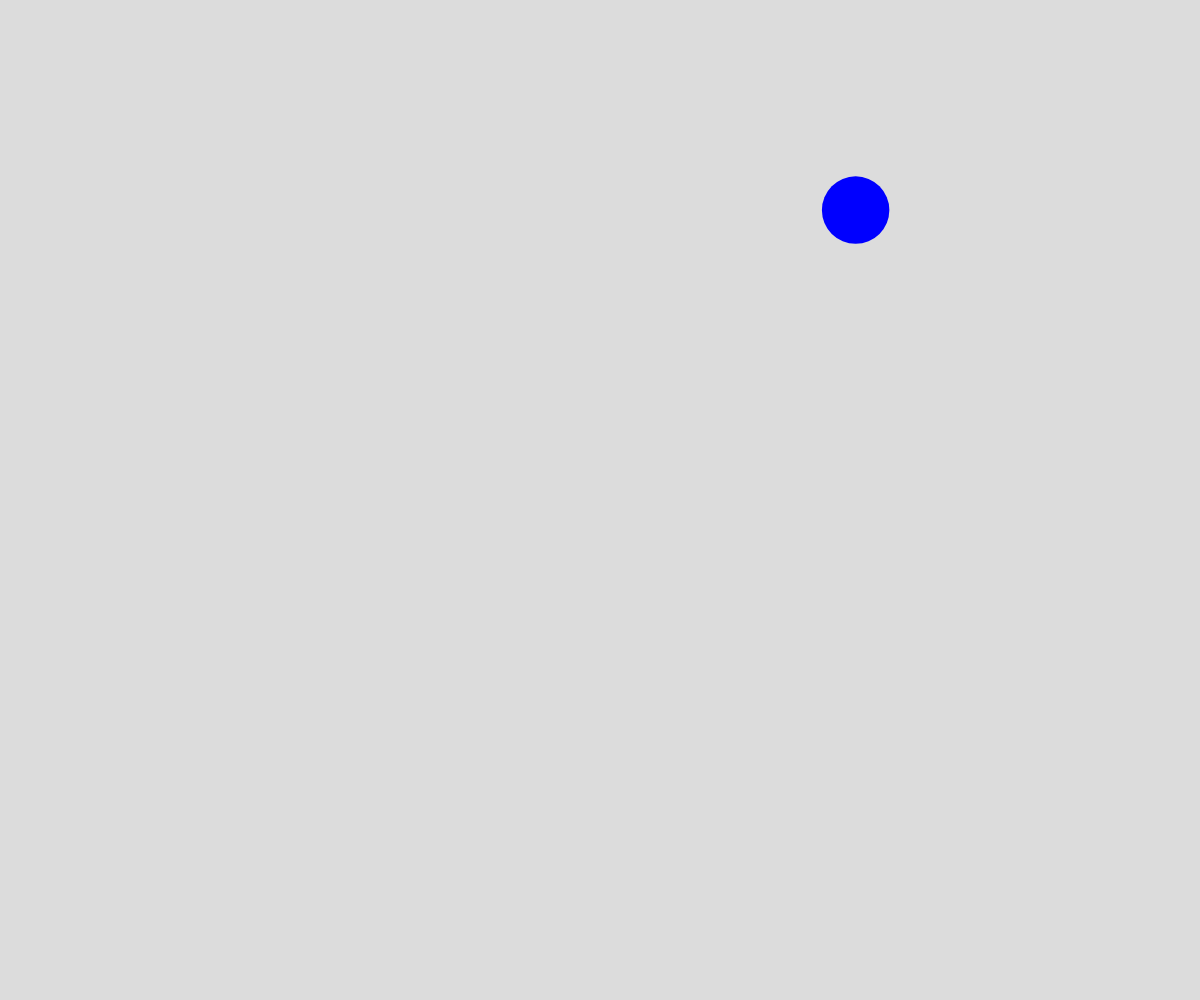
Frame 1 (no input)
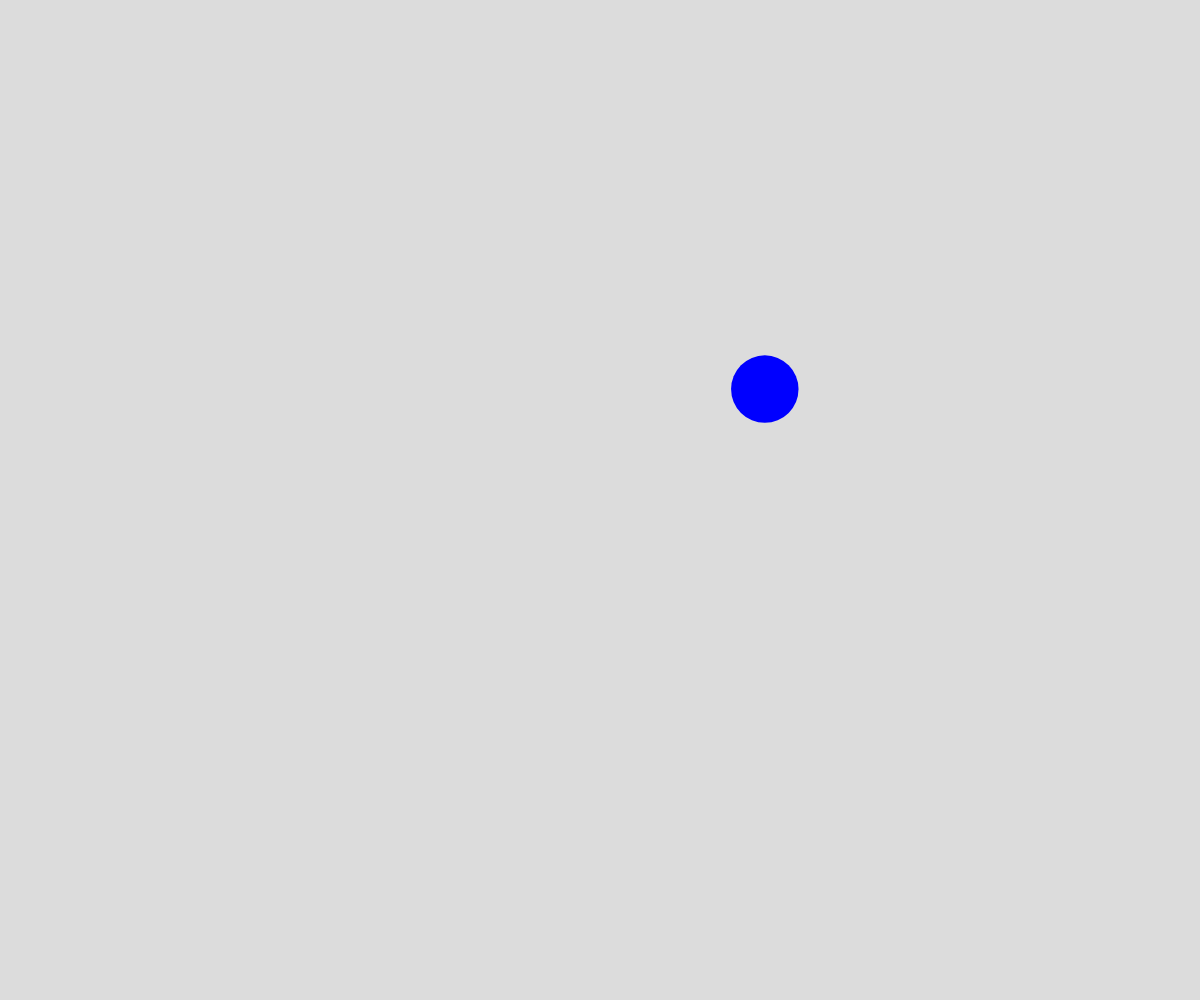
Frame 60 (no input)
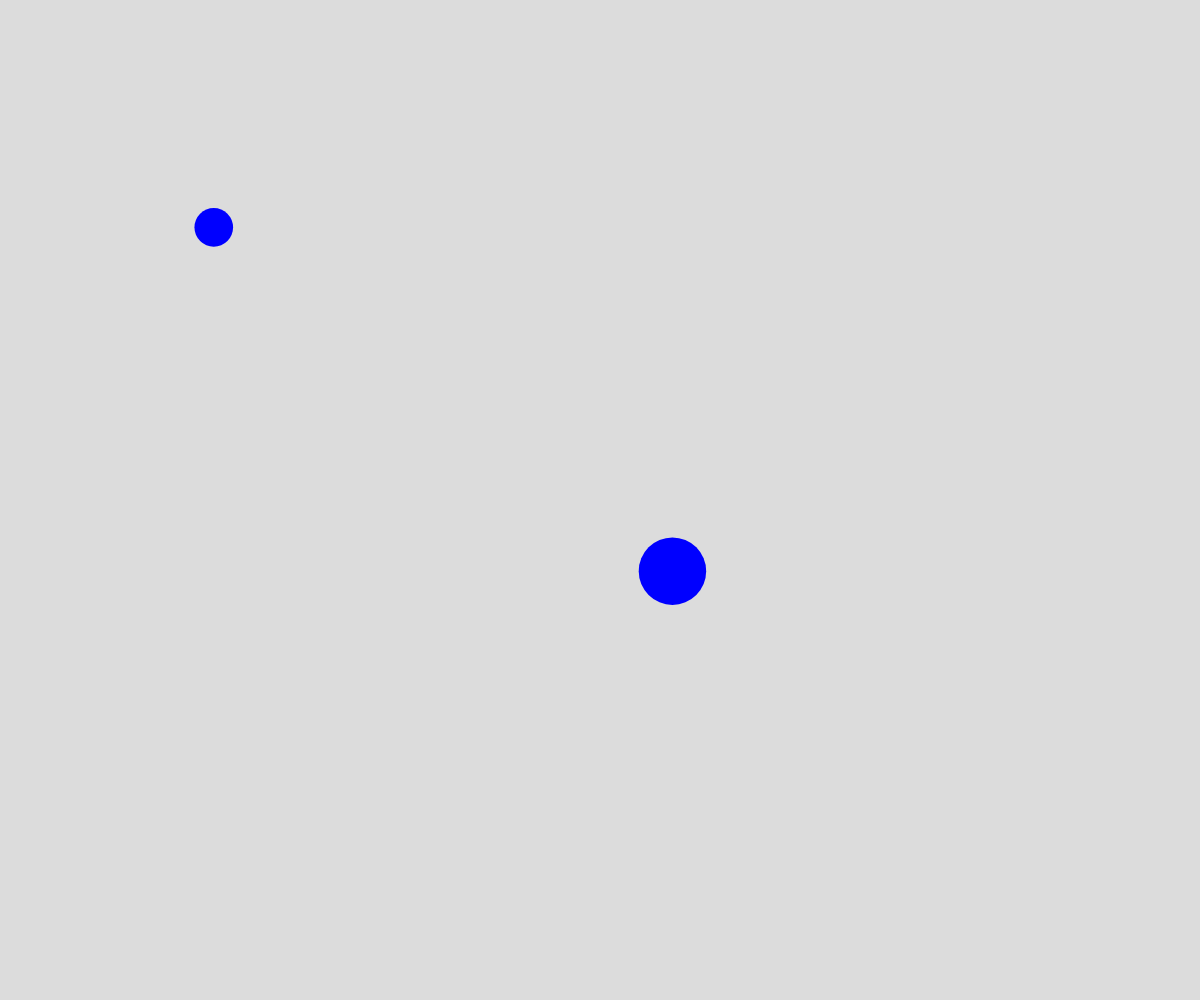
Frame 120 (the mouse pressed at the canvas centre since frame 60)

The p5.js sketch that drew these frames (run headless with seeded random() and noise() and a simulated clock; from frame 60 on, the mouse is pressed at the canvas centre):

// p5.js sketch
// ── sketch.js
// Bouncing ball object demo
// Your Name
// Date
//
// Extra for Experts:
// - describe what you did to take this project "above and beyond"

let ballArray = [];

function setup() {
  createCanvas(windowWidth, windowHeight);
  spawnBall();
}

function draw() {
  background(220);

  for (let ball of ballArray){
    moveBalls(ball);
    displayBalls(ball);
  }
}

function moveBalls(ball){

  // move ball
  ball.x += ball.dx;
  ball.y += ball.dy;

  // teleport around
  if (ball.x - ball.radius> width){
    ball.x = -ball.radius;
  }
  else if (ball.x + ball.radius <0){
    ball.x = width + ball.radius;
  }

  if (ball.y - ball.radius > height){
    ball.y = -ball.radius;
  }
  else if (ball.y + ball.radius < 0){
    ball.y = height + ball.radius;
  }

}

function displayBalls(ball){
  // display ball
  noStroke();
  fill("blue");
  circle(ball.x, ball.y, ball.radius * 2);
}

function mousePressed(){
  spawnBall();
}


function spawnBall(){
  let someBall = {
    x: random(width),
    y: random(height),
    radius: random(15, 40),
    dx: random(-5, 5),
    dy: random(-5, 5),
  };
  ballArray.push(someBall);
}
